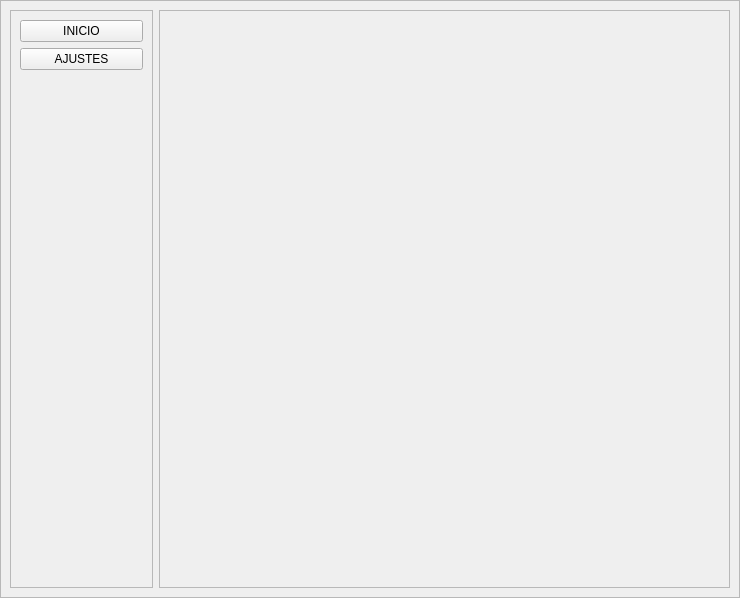
<?xml version="1.0" encoding="UTF-8"?>
<ui version="4.0">
 <class>Form_general</class>
 <widget class="QWidget" name="Form_general">
  <property name="geometry">
   <rect>
    <x>0</x>
    <y>0</y>
    <width>740</width>
    <height>598</height>
   </rect>
  </property>
  <property name="windowTitle">
   <string>Form</string>
  </property>
  <layout class="QHBoxLayout" name="horizontalLayout">
   <property name="spacing">
    <number>0</number>
   </property>
   <property name="leftMargin">
    <number>0</number>
   </property>
   <property name="topMargin">
    <number>0</number>
   </property>
   <property name="rightMargin">
    <number>0</number>
   </property>
   <property name="bottomMargin">
    <number>0</number>
   </property>
   <item>
    <widget class="QFrame" name="frame_padre">
     <property name="frameShape">
      <enum>QFrame::StyledPanel</enum>
     </property>
     <property name="frameShadow">
      <enum>QFrame::Raised</enum>
     </property>
     <layout class="QHBoxLayout" name="horizontalLayout_2" stretch="2,8">
      <item>
       <widget class="QFrame" name="frame_control">
        <property name="frameShape">
         <enum>QFrame::StyledPanel</enum>
        </property>
        <property name="frameShadow">
         <enum>QFrame::Raised</enum>
        </property>
        <layout class="QVBoxLayout" name="verticalLayout">
         <item>
          <widget class="QPushButton" name="bt_inicio">
           <property name="text">
            <string>INICIO</string>
           </property>
          </widget>
         </item>
         <item>
          <widget class="QPushButton" name="bt_ajustes">
           <property name="text">
            <string>AJUSTES</string>
           </property>
          </widget>
         </item>
         <item>
          <spacer name="verticalSpacer">
           <property name="orientation">
            <enum>Qt::Vertical</enum>
           </property>
           <property name="sizeHint" stdset="0">
            <size>
             <width>20</width>
             <height>475</height>
            </size>
           </property>
          </spacer>
         </item>
        </layout>
       </widget>
      </item>
      <item>
       <widget class="QFrame" name="frame_contenedor">
        <property name="frameShape">
         <enum>QFrame::StyledPanel</enum>
        </property>
        <property name="frameShadow">
         <enum>QFrame::Raised</enum>
        </property>
        <layout class="QHBoxLayout" name="horizontalLayout_3">
         <item>
          <widget class="QStackedWidget" name="stackedWidget">
           <widget class="QWidget" name="page_inicio"/>
           <widget class="QWidget" name="page_ajustes"/>
          </widget>
         </item>
        </layout>
       </widget>
      </item>
     </layout>
    </widget>
   </item>
  </layout>
 </widget>
 <resources/>
 <connections/>
</ui>
